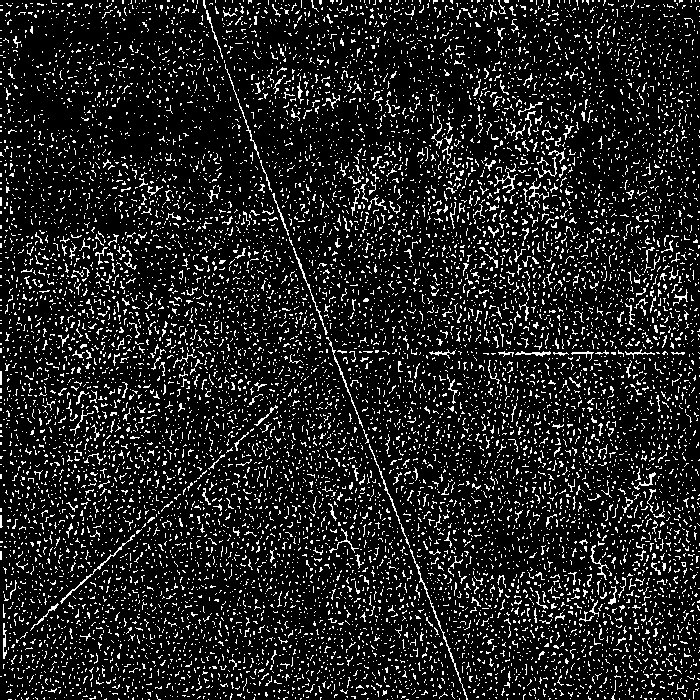
#> input picture summer_vacation/fold_paper_1/adaptive/7_adaptive.jpg, 700 x 700 px, found by its file name
$ python distance2.py
#> lines starting #> are read from the running program, lines starting #| are printed output that depends on the picture; after the words box and inside, x2 and y2 are one past the last pixel; in counts of white or black regions, pixels touching at a corner belong together
import cv2
import numpy as np
import matplotlib.pyplot as plt
import matplotlib

matplotlib.rcParams["font.sans-serif"] = ["Microsoft JhengHei", "SimHei", "DejaVu Sans"]
matplotlib.rcParams["axes.unicode_minus"] = False


def detect_all_points_in_binary_image(image_path, output_path=None):
    """
    在二值化圖片中偵測所有的點（像素點）

    Args:
        image_path (str): 二值化圖片的路徑
        output_path (str): 輸出結果圖片的路徑（可選）

    Returns:
        tuple: (點的座標列表, 點的數量)
    """
    # 讀取圖像
    image = cv2.imread(image_path, cv2.IMREAD_GRAYSCALE)
    if image is None:
        print(f"無法讀取圖像文件: {image_path}")
        return [], 0

    print(f"圖像尺寸: {image.shape[1]} x {image.shape[0]}")

    # 確保圖像是二值化的
    if len(np.unique(image)) > 2:
        print("警告: 圖像不是純二值化的，正在進行二值化處理...")
        _, image = cv2.threshold(image, 127, 255, cv2.THRESH_BINARY)

    # 方法1: 找出所有白色像素點（假設白色為前景）
    white_points = np.where(image == 255)
    white_coordinates = list(zip(white_points[1], white_points[0]))  # (x, y) 格式

    # # 方法2: 找出所有黑色像素點（假設黑色為前景）
    # black_points = np.where(image == 0)
    # black_coordinates = list(zip(black_points[1], black_points[0]))  # (x, y) 格式

    print(f"白色像素點數量: {len(white_coordinates)}")
    # print(f"黑色像素點數量: {len(black_coordinates)}")

    # 創建可視化圖像
    if output_path or True:  # 總是顯示結果
        # 創建彩色圖像來標記點
        vis_image = cv2.cvtColor(image, cv2.COLOR_GRAY2BGR)

        # 在原圖上標記一些點（為了避免過於密集，只標記部分點）
        # step = max(1, len(white_coordinates) // 1000)  # 最多標記1000個點
        # marked_points = white_coordinates[::step]

        for x, y in white_coordinates:
            cv2.circle(vis_image, (x, y), 1, (0, 0, 255), -1)  # 紅色點

        # 顯示結果
        plt.figure(figsize=(12, 8))

        plt.subplot(1, 2, 1)
        plt.imshow(image, cmap="gray")
        plt.title(f"原始二值化圖像\n總像素: {image.shape[0] * image.shape[1]}")
        plt.axis("off")

        plt.subplot(1, 2, 2)
        plt.imshow(cv2.cvtColor(vis_image, cv2.COLOR_BGR2RGB))
        plt.title(f"標記的白點: {len(white_coordinates)}")
        plt.axis("off")

        plt.tight_layout()

        if output_path:
            plt.savefig(output_path, dpi=300, bbox_inches="tight")
            print(f"結果已保存到: {output_path}")

        plt.show()

    # 返回白色點作為主要結果（通常白色是前景）
    return white_coordinates, len(white_coordinates)


def detect_contour_points(image_path, output_path=None):
    """
    使用輪廓檢測來找出二值化圖像中的關鍵點

    Args:
        image_path (str): 二值化圖片的路徑
        output_path (str): 輸出結果圖片的路徑（可選）

    Returns:
        tuple: (輪廓點列表, 輪廓數量)
    """
    # 讀取圖像
    image = cv2.imread(image_path, cv2.IMREAD_GRAYSCALE)
    if image is None:
        print(f"無法讀取圖像文件: {image_path}")
        return [], 0

    # 確保圖像是二值化的
    if len(np.unique(image)) > 2:
        _, image = cv2.threshold(image, 127, 255, cv2.THRESH_BINARY)

    # 找出輪廓
    contours, _ = cv2.findContours(image, cv2.RETR_EXTERNAL, cv2.CHAIN_APPROX_NONE)

    print(f"找到 {len(contours)} 個輪廓")

    # 收集所有輪廓點
    all_contour_points = []
    for i, contour in enumerate(contours):
        # 將輪廓點轉換為 (x, y) 格式
        points = [(point[0][0], point[0][1]) for point in contour]
        all_contour_points.extend(points)
        print(f"輪廓 {i+1}: {len(points)} 個點")

    # 創建可視化
    if output_path or True:
        vis_image = cv2.cvtColor(image, cv2.COLOR_GRAY2BGR)

        # 繪製輪廓
        cv2.drawContours(vis_image, contours, -1, (0, 255, 0), 1)

        # 標記輪廓點
        for x, y in all_contour_points[:: max(1, len(all_contour_points) // 500)]:
            cv2.circle(vis_image, (x, y), 2, (0, 0, 255), -1)

        plt.figure(figsize=(12, 6))

        plt.subplot(1, 2, 1)
        plt.imshow(image, cmap="gray")
        plt.title("原始二值化圖像")
        plt.axis("off")

        plt.subplot(1, 2, 2)
        plt.imshow(cv2.cvtColor(vis_image, cv2.COLOR_BGR2RGB))
        plt.title(
            f"輪廓檢測結果\n{len(contours)} 個輪廓, {len(all_contour_points)} 個點"
        )
        plt.axis("off")

        plt.tight_layout()

        if output_path:
            plt.savefig(output_path, dpi=300, bbox_inches="tight")

        plt.show()

    return all_contour_points, len(contours)


def detect_corner_points(image_path, output_path=None):
    """
    使用Harris角點檢測來找出圖像中的角點

    Args:
        image_path (str): 二值化圖片的路徑
        output_path (str): 輸出結果圖片的路徑（可選）

    Returns:
        tuple: (角點座標列表, 角點數量)
    """
    # 讀取圖像
    image = cv2.imread(image_path, cv2.IMREAD_GRAYSCALE)
    if image is None:
        print(f"無法讀取圖像文件: {image_path}")
        return [], 0

    # Harris角點檢測
    corners = cv2.cornerHarris(image, 2, 3, 0.04)

    # 標記角點
    corner_points = []
    corner_threshold = 0.01 * corners.max()
    corner_locations = np.where(corners > corner_threshold)

    for y, x in zip(corner_locations[0], corner_locations[1]):
        corner_points.append((x, y))

    print(f"檢測到 {len(corner_points)} 個角點")

    # 可視化
    if output_path or True:
        vis_image = cv2.cvtColor(image, cv2.COLOR_GRAY2BGR)

        # 標記角點
        for x, y in corner_points:
            cv2.circle(vis_image, (x, y), 3, (0, 0, 255), -1)

        plt.figure(figsize=(12, 6))

        plt.subplot(1, 2, 1)
        plt.imshow(image, cmap="gray")
        plt.title("原始二值化圖像")
        plt.axis("off")

        plt.subplot(1, 2, 2)
        plt.imshow(cv2.cvtColor(vis_image, cv2.COLOR_BGR2RGB))
        plt.title(f"Harris角點檢測\n{len(corner_points)} 個角點")
        plt.axis("off")

        plt.tight_layout()

        if output_path:
            plt.savefig(output_path, dpi=300, bbox_inches="tight")

        plt.show()

    return corner_points, len(corner_points)


def main():
    """
    主函數：演示不同的點檢測方法
    """
    # 設定圖像路徑（請根據您的需要修改）
    image_path = r"adaptive\7_adaptive.jpg"  # 或者其他二值化圖像

    print("=== 方法1: 檢測所有像素點 ===")
    points1, count1 = detect_all_points_in_binary_image(image_path)
#> in detect_all_points_in_binary_image, image is the input picture: shape (700, 700); min 0, max 255, mean 32.4
#| 圖像尺寸: 700 x 700
#> in detect_all_points_in_binary_image, `white_points = np.where(image == 255)`: white_points = 61194 positions, rows 0 to 699, columns 0 to 699
#> in detect_all_points_in_binary_image, `white_coordinates = list(zip(white_points[1], white_points[0]))`: white_coordinates = 61194 items
#| 白色像素點數量: 61194
#> the loop in detect_all_points_in_binary_image, `for x, y in white_coordinates:` made 61194 passes
#> x on passes 1 to 3: 51, 107, 112
#> in detect_all_points_in_binary_image, `plt.show()`:
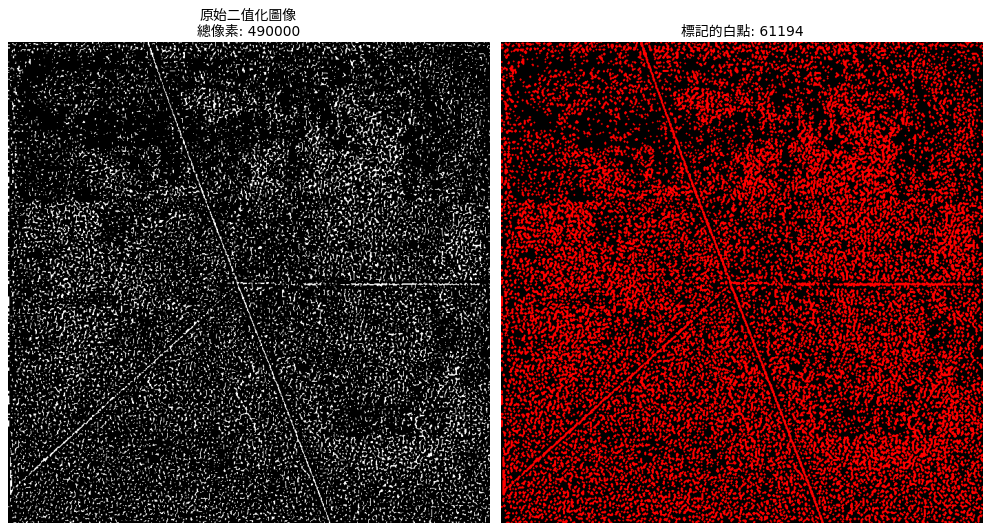
#> figure drawn by matplotlib, 2 panels
#> points1 = 61194 items; count1 = 61194

    print("\n=== 方法2: 輪廓點檢測 ===")
    points2, count2 = detect_contour_points(image_path)
#> in detect_contour_points, `contours, _ = cv2.findContours(image, cv2.RETR_EXTERNAL, cv2.CHAIN_APP..`: contours = 11358 contours, 11314 with area under 20; largest, box (x1, y1, x2, y2) and area: (410, 549, 468, 700) 109, (60, 534, 135, 604) 100, (293, 247, 328, 335) 74, (369, 444, 410, 548) 68, (326, 337, 363, 428) 66
#| 找到 11358 個輪廓
#> the loop in detect_contour_points, `for i, contour in enumerate(contours):` made 11358 passes
#> points on passes 1 to 3: [(689, 699)], [(538, 699)], [(406, 699), (407, 699), (408, 699), (407, 699)]
#> (printed output is left out)
#> after the loop in detect_contour_points, `for i, contour in enumerate(contours):`: all_contour_points = 70671 items
#> in detect_contour_points, `cv2.drawContours(vis_image, contours, -1, (0, 255, 0), 1)`:
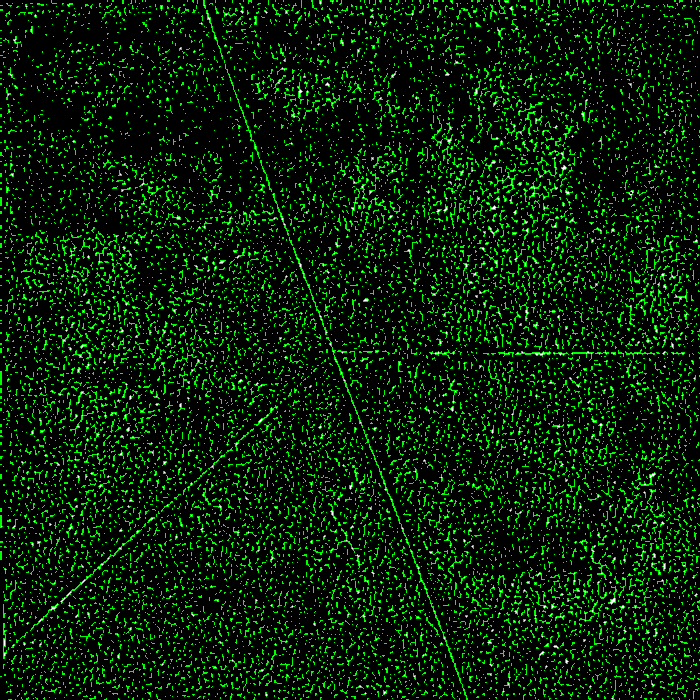
#> vis_image: shape (700, 700, 3); mean B, G, R 1, 31.8, 1
#> the loop in detect_contour_points, `for x, y in all_contour_points[:: max(1, len(all_contour_points) // 50..` made 502 passes
#> (x, y) on passes 1 to 3: (689, 699), (588, 697), (523, 698)
#> after the loop in detect_contour_points, `for x, y in all_contour_points[:: max(1, len(all_contour_points) // 50..`:
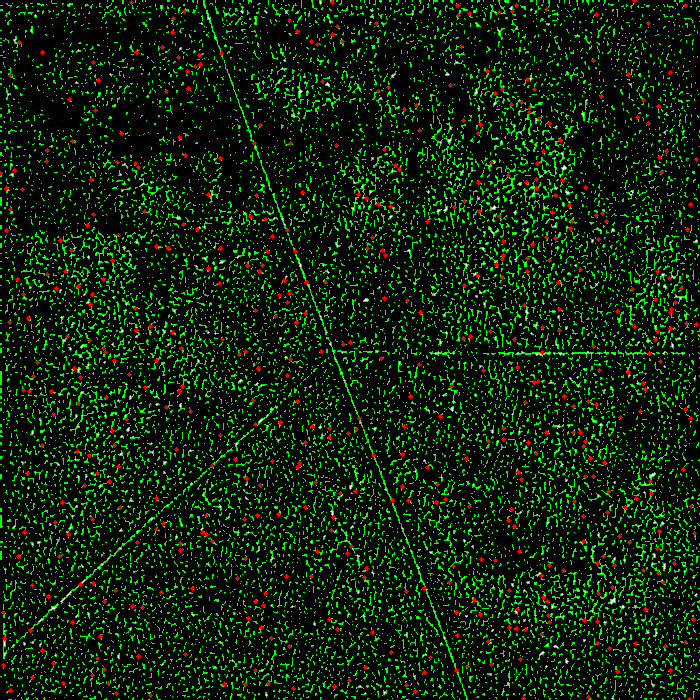
#> vis_image: shape (700, 700, 3); 1.33% of pixels changed, all inside (x1, y1, x2, y2) = (0, 0, 699, 700)
#> in detect_contour_points, `plt.show()`:
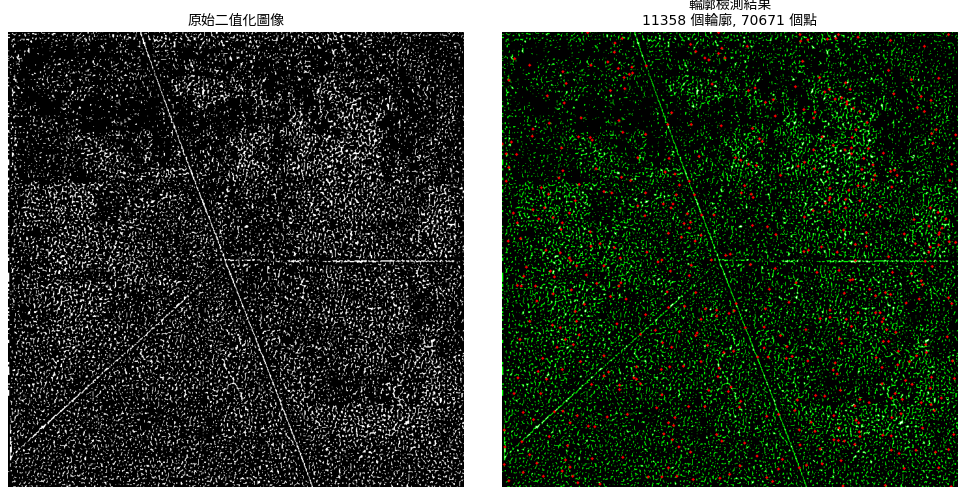
#> figure drawn by matplotlib, 2 panels
#> points2 = 70671 items; count2 = 11358

    print("\n=== 方法3: Harris角點檢測 ===")
    points3, count3 = detect_corner_points(image_path)
#> in detect_corner_points, `corners = cv2.cornerHarris(image, 2, 3, 0.04)`:
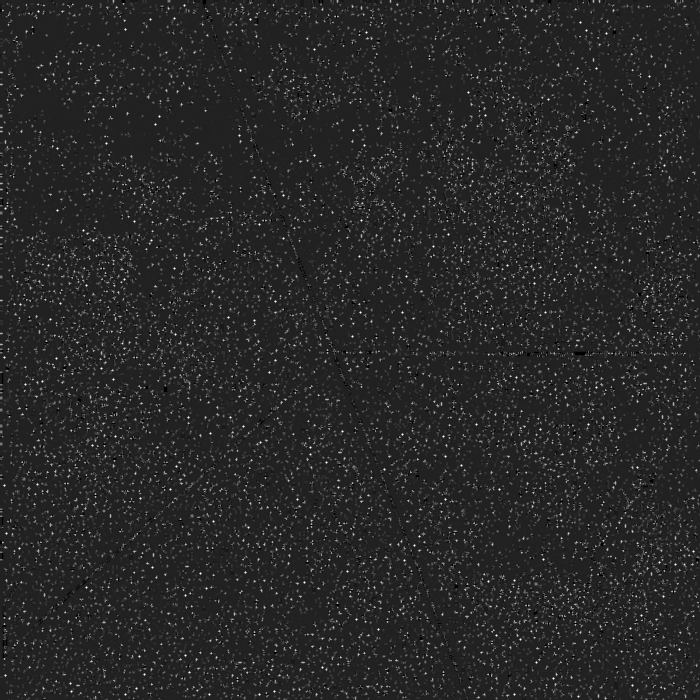
#> corners: shape (700, 700) float32; min -0.0399, max 0.264, mean 0.00782; drawn with min black and max white
#> in detect_corner_points, `corner_threshold = 0.01 * corners.max()`: corner_threshold = 0.00264
#> in detect_corner_points, `corner_locations = np.where(corners > corner_threshold)`: corner_locations = 136687 positions, rows 0 to 699, columns 0 to 699
#> the loop in detect_corner_points, `for y, x in zip(corner_locations[0], corner_locations[1]):` made 136687 passes
#> x on passes 1 to 3: 107, 108, 112
#> after the loop in detect_corner_points, `for y, x in zip(corner_locations[0], corner_locations[1]):`: corner_points = 136687 items
#> the loop in detect_corner_points, `for x, y in corner_points:` made 136687 passes
#> after the loop in detect_corner_points, `for x, y in corner_points:`:
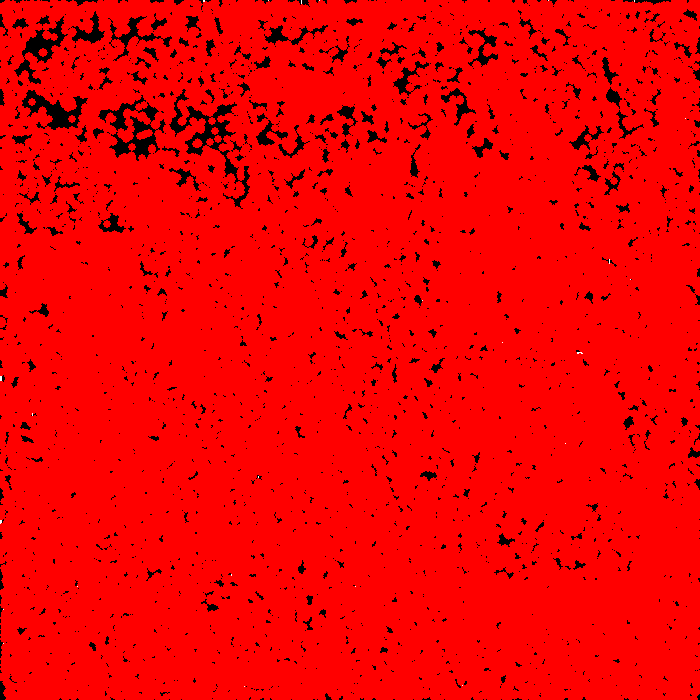
#> vis_image: shape (700, 700, 3); mean B, G, R 0.1, 0.1, 240
#> in detect_corner_points, `plt.show()`:
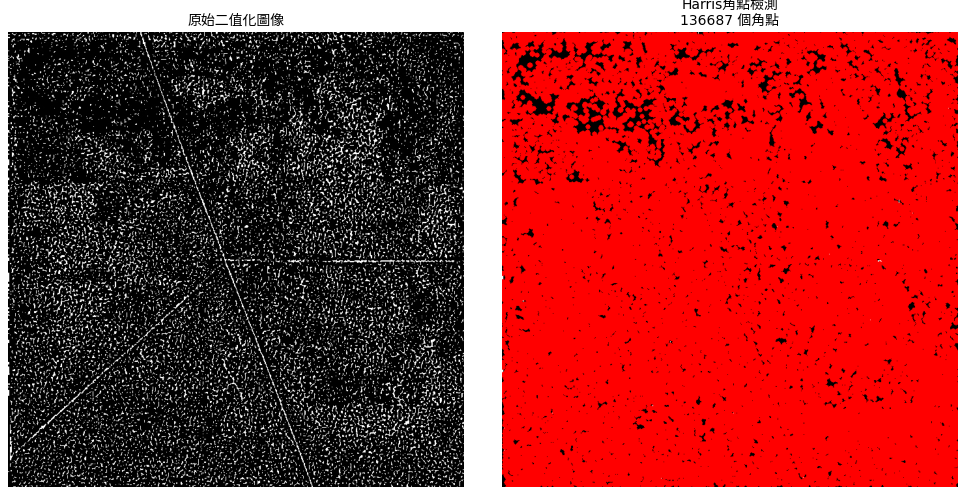
#> figure drawn by matplotlib, 2 panels
#> points3 = 136687 items; count3 = 136687

    print(f"\n=== 總結 ===")
    print(f"像素點檢測: {count1} 個點")
    print(f"輪廓檢測: {count2} 個輪廓, {len(points2)} 個輪廓點")
    print(f"角點檢測: {count3} 個角點")


if __name__ == "__main__":
    main()

$ run again, with summer_vacation/fold_paper_1/adaptive/1_adaptive.jpg copied over summer_vacation/fold_paper_1/adaptive/7_adaptive.jpg
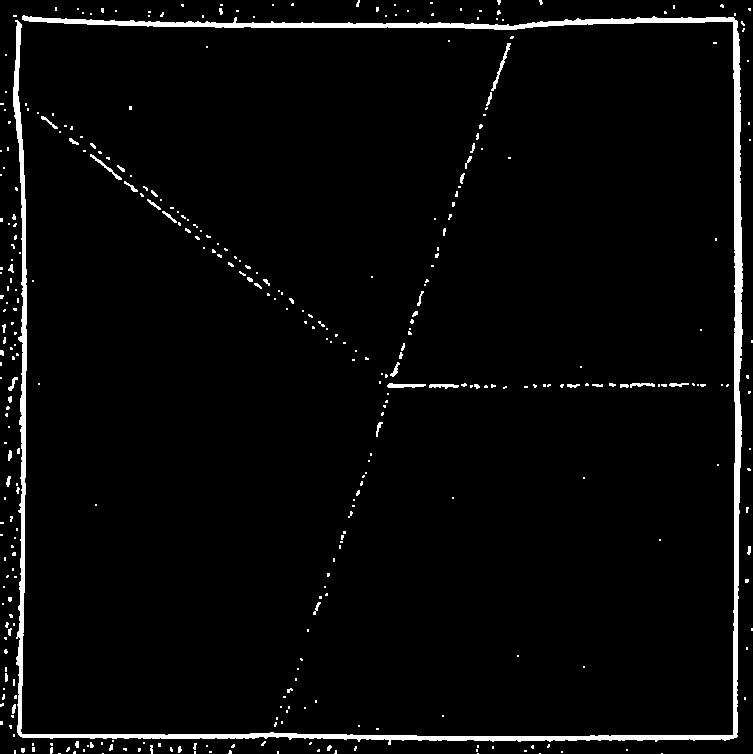
#> input picture summer_vacation/fold_paper_1/adaptive/1_adaptive.jpg, 753 x 754 px, found by its file name
#> in detect_all_points_in_binary_image, image is the input picture: shape (754, 753); min 0, max 255, mean 8.8
#| 圖像尺寸: 753 x 754
#> image: shape (754, 753); 3.4% white; 374 white regions (323 under 20 px), largest, box (x1, y1, x2, y2) and area: (13, 15, 743, 745) 14819, (491, 43, 511, 91) 150, (387, 383, 426, 388) 137
#> white_points = 19412 positions, rows 0 to 753, columns 0 to 752
#> white_coordinates = 19412 pairs, first value 0 to 752, second value 0 to 753
#| 白色像素點數量: 19412
#> the loop in detect_all_points_in_binary_image, `for x, y in white_coordinates:` made 19412 passes
#> (x, y) on passes 1 to 3: (358, 0), (359, 0), (497, 0)
#> points1 has the same summary as white_coordinates in detect_all_points_in_binary_image; count1 = 19412
#> contours = 374 contours, 352 with area under 20; largest, box (x1, y1, x2, y2) and area: (13, 15, 743, 745) 11940, (491, 43, 511, 91) 98, (387, 383, 426, 388) 97, (90, 154, 122, 180) 76, (429, 384, 459, 389) 68
#| 找到 374 個輪廓
#> the loop in detect_contour_points, `for i, contour in enumerate(contours):` made 374 passes
#> points on passes 1 to 3: [(661, 753), (662, 753)], [(539, 753), (540, 753)], [(477, 753), (478, 753)]
#> (printed output is left out)
#> after the loop in detect_contour_points, `for i, contour in enumerate(contours):`: all_contour_points = 9432 pairs, first value 0 to 752, second value 0 to 753
#> the loop in detect_contour_points, `for x, y in all_contour_points[:: max(1, len(all_contour_points) // 50..` made 524 passes
#> (x, y) on passes 1 to 3: (661, 753), (277, 753), (73, 753)
#> points2 has the same summary as all_contour_points in detect_contour_points; count2 = 374
#> in detect_corner_points, `corners = cv2.cornerHarris(image, 2, 3, 0.04)`:
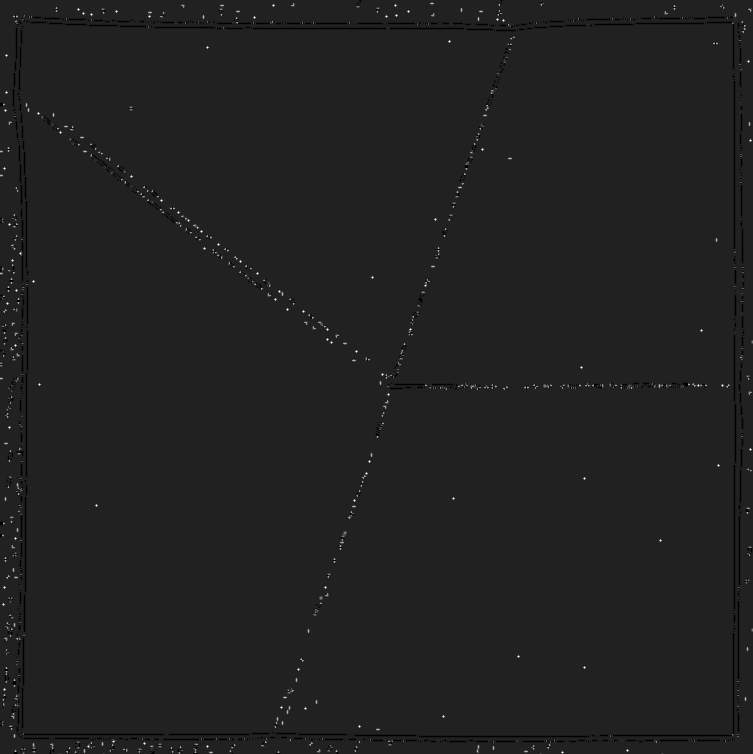
#> corners: shape (754, 753) float32; min -0.04, max 0.266, mean 4.44e-05; drawn with min black and max white
#> corner_threshold = 0.00266
#> corner_locations = 7284 positions, rows 0 to 753, columns 0 to 752
#> the loop in detect_corner_points, `for y, x in zip(corner_locations[0], corner_locations[1]):` made 7284 passes
#> (y, x) on passes 1 to 3: (0, 357), (0, 358), (0, 497)
#> after the loop in detect_corner_points, `for y, x in zip(corner_locations[0], corner_locations[1]):`: corner_points = 7284 pairs, first value 0 to 752, second value 0 to 753
#| 檢測到 7284 個角點
#> the loop in detect_corner_points, `for x, y in corner_points:` made 7284 passes
#> (x, y) on passes 1 to 3: (357, 0), (358, 0), (497, 0)
#> in detect_corner_points, `plt.show()`:
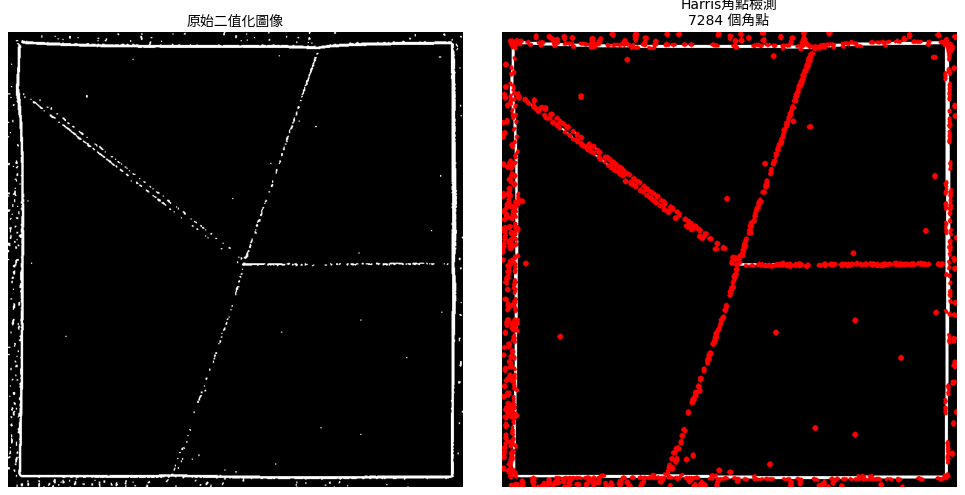
#> figure drawn by matplotlib, 2 panels
#> points3 has the same summary as corner_points in detect_corner_points; count3 = 7284
#| 像素點檢測: 19412 個點
#| 輪廓檢測: 374 個輪廓, 9432 個輪廓點
#| 角點檢測: 7284 個角點
